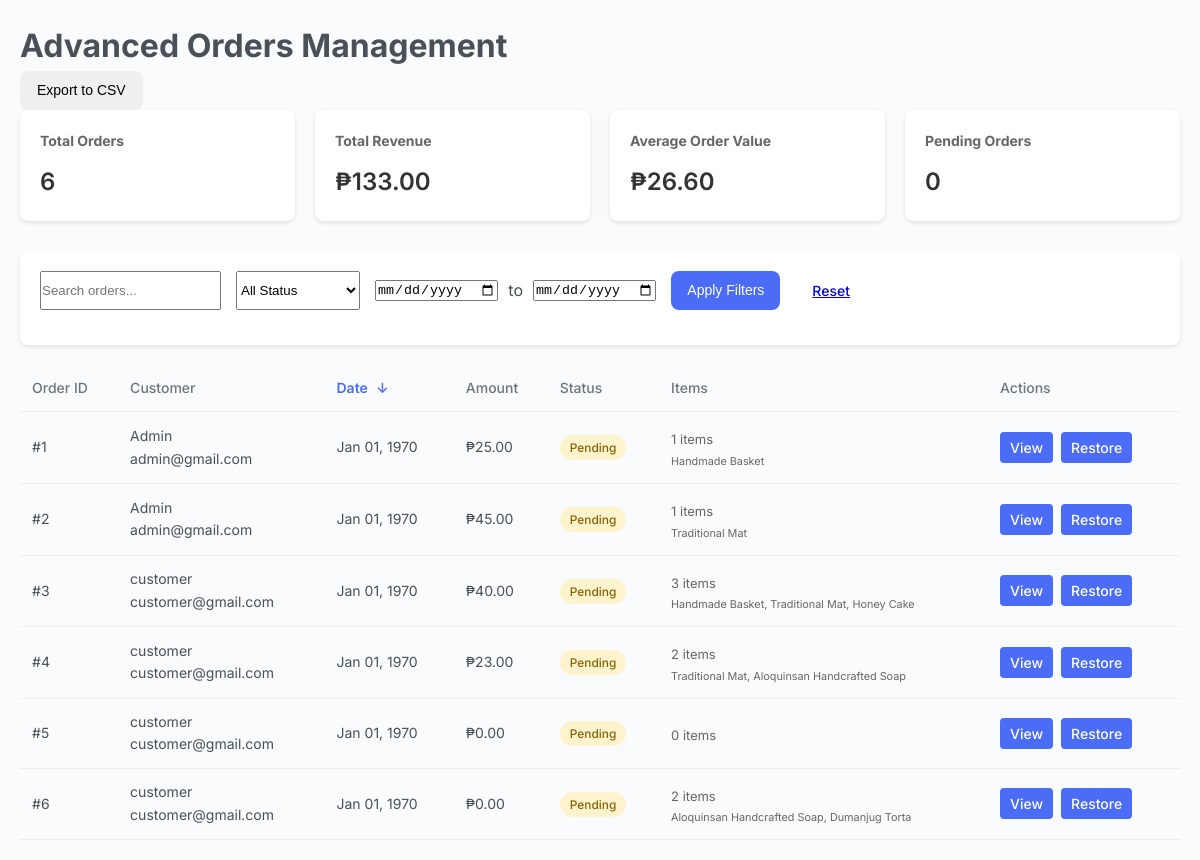
Screenshot of /admin/order_new.php (signed in) with the database file from the repository.
### tables this page shows
CREATE TABLE `orders` (
  `id` int(11) NOT NULL,
  `user_id` int(11) DEFAULT NULL,
  `total` decimal(10,2) DEFAULT NULL,
  `shipping_name` varchar(100) DEFAULT NULL,
  `shipping_address` varchar(255) DEFAULT NULL,
  `shipping_city` varchar(100) DEFAULT NULL,
  `shipping_zip` varchar(20) DEFAULT NULL,
  `payment_method` varchar(50) DEFAULT NULL,
  `status` varchar(50) DEFAULT NULL,
  `created_at` timestamp NOT NULL DEFAULT current_timestamp(),
  `order_date` date DEFAULT NULL,
  `total_amount` decimal(10,2) DEFAULT NULL
);

CREATE TABLE `users` (
  `id` int(11) NOT NULL,
  `username` varchar(50) NOT NULL,
  `email` varchar(100) NOT NULL,
  `password` varchar(255) NOT NULL,
  `role` enum('admin','customer','vendor') NOT NULL DEFAULT 'customer',
  `created_at` timestamp NOT NULL DEFAULT current_timestamp(),
  `profile_picture` varchar(255) DEFAULT 'images/default-profile.jpg'
);

### admin/order_new.php (the view, shortened to what this page needs)
<?php
require_once "../db_connection.php";
$search_query = isset($_GET['search']) ? $_GET['search'] : '';
$date_from = isset($_GET['date_from']) ? $_GET['date_from'] : '';
$date_to = isset($_GET['date_to']) ? $_GET['date_to'] : '';
$sort_by = isset($_GET['sort']) ? $_GET['sort'] : 'order_date';
$sort_order = isset($_GET['order']) ? $_GET['order'] : 'DESC';
$sql = "SELECT o.id, o.order_date, o.status, o.total_amount, o.shipping_address,
               u.username, u.email,
               GROUP_CONCAT(p.name SEPARATOR ', ') as products,
               COUNT(oi.product_id) as item_count
        FROM orders o
        JOIN users u ON o.user_id = u.id
        LEFT JOIN order_items oi ON o.id = oi.order_id
        LEFT JOIN products p ON oi.product_id = p.id";
$sql .= " GROUP BY o.id";
$valid_sort_columns = ['order_date', 'total_amount', 'status', 'username'];
$sort_by = in_array($sort_by, $valid_sort_columns) ? $sort_by : 'order_date';
$sort_order = $sort_order === 'ASC' ? 'ASC' : 'DESC';
$sql .= " ORDER BY $sort_by $sort_order";
$result = mysqli_query($conn, $sql);
$orders = [];
while($row = mysqli_fetch_assoc($result)) {
    $orders[] = $row;
}
$stats_sql = "SELECT
    COUNT(*) as total_orders,
    SUM(total_amount) as total_revenue,
    AVG(total_amount) as average_order_value
FROM orders";
$stats_result = mysqli_query($conn, $stats_sql);
$stats = mysqli_fetch_assoc($stats_result);
$status_counts = array();
$status_sql = "SELECT status, COUNT(*) as count FROM orders GROUP BY status";
$status_result = mysqli_query($conn, $status_sql);
while($row = mysqli_fetch_assoc($status_result)) {
    $status_counts[$row['status']] = $row['count'];
}
?>
<!DOCTYPE html>
<html lang="en">
<head>
    <link rel="stylesheet" href="../css/admin.css">
</head>
<body>
    <div class="dashboard">
        <main class="main-content">
            <div class="page-header">
                <h1>Advanced Orders Management</h1>
                <div class="header-actions">
                    <button onclick="exportOrders()" class="btn btn-secondary">Export to CSV</button>
                </div>
            </div>
            <div class="stats-grid">
                <div class="stat-box">
                    <h3>Total Orders</h3>
                    <div class="value"><?php echo number_format($stats['total_orders']); ?></div>
                </div>
                <div class="stat-box">
                    <h3>Total Revenue</h3>
                    <div class="value">₱<?php echo number_format($stats['total_revenue'], 2); ?></div>
                </div>
                <div class="stat-box">
                    <h3>Average Order Value</h3>
                    <div class="value">₱<?php echo number_format($stats['average_order_value'], 2); ?></div>
                </div>
                <div class="stat-box">
                    <h3>Pending Orders</h3>
                    <div class="value"><?php echo number_format($status_counts['pending'] ?? 0); ?></div>
                </div>
            </div>
            <div class="advanced-filters">
                <form method="get" action="order_new.php">
                    <div class="filter-row">
                        <input type="text" name="search" placeholder="Search orders..."
                               value="<?php echo htmlspecialchars($search_query); ?>" class="form-control">
                        <select name="status" class="form-control">
                            <option value="all">All Status</option>
                        </select>
                        <div class="date-filter">
                            <input type="date" name="date_from" value="<?php echo $date_from; ?>" class="form-control">
                            <span>to</span>
                            <input type="date" name="date_to" value="<?php echo $date_to; ?>" class="form-control">
                        </div>
                        <button type="submit" class="btn btn-primary">Apply Filters</button>
                        <a href="order_new.php" class="btn btn-secondary">Reset</a>
                    </div>
                </form>
            </div>
            <div class="orders-table-container">
                <table class="orders-table">
                    <thead>
                        <tr>
                            <th>
                                <a href="?sort=id&order=<?php echo $sort_by == 'id' && $sort_order == 'ASC' ? 'DESC' : 'ASC'; ?>"
                                   class="sort-link <?php echo $sort_by == 'id' ? 'active' . ($sort_order == 'ASC' ? ' asc' : '') : ''; ?>">
                                    Order ID
                                </a>
                            </th>
                            <th>
                                <a href="?sort=username&order=<?php echo $sort_by == 'username' && $sort_order == 'ASC' ? 'DESC' : 'ASC'; ?>"
                                   class="sort-link <?php echo $sort_by == 'username' ? 'active' . ($sort_order == 'ASC' ? ' asc' : '') : ''; ?>">
                                    Customer
                                </a>
                            </th>
                            <th>
                                <a href="?sort=order_date&order=<?php echo $sort_by == 'order_date' && $sort_order == 'ASC' ? 'DESC' : 'ASC'; ?>"
                                   class="sort-link <?php echo $sort_by == 'order_date' ? 'active' . ($sort_order == 'ASC' ? ' asc' : '') : ''; ?>">
                                    Date
                                </a>
                            </th>
                            <th>
                                <a href="?sort=total_amount&order=<?php echo $sort_by == 'total_amount' && $sort_order == 'ASC' ? 'DESC' : 'ASC'; ?>"
                                   class="sort-link <?php echo $sort_by == 'total_amount' ? 'active' . ($sort_order == 'ASC' ? ' asc' : '') : ''; ?>">
                                    Amount
                                </a>
                            </th>
                            <th>Status</th>
                            <th>Items</th>
                            <th>Actions</th>
                        </tr>
                    </thead>
                    <tbody>
                        <?php if (empty($orders)): ?>
                            <tr>
                                <td colspan="8" class="no-orders">No orders found</td>
                            </tr>
                        <?php else: ?>
                            <?php foreach ($orders as $order): ?>
                                <tr>
                                    <td>#<?php echo $order['id']; ?></td>
                                    <td>
                                        <div class="order-details">
                                            <?php echo htmlspecialchars($order['username']); ?>
                                            <div class="text-muted"><?php echo htmlspecialchars($order['email']); ?></div>
                                        </div>
                                    </td>
                                    <td><?php echo date('M d, Y', strtotime($order['order_date'])); ?></td>
                                    <td>₱<?php echo number_format($order['total_amount'], 2); ?></td>
                                    <td>
                                        <span class="status-badge <?php echo strtolower($order['status']); ?>">
                                            <?php echo ucfirst($order['status']); ?>
                                        </span>
                                    </td>
                                    <td>
                                        <div class="order-products">
                                            <?php echo $order['item_count']; ?> items<br>
                                            <small><?php echo htmlspecialchars($order['products']); ?></small>
                                        </div>
                                    </td>
                                    <td>
                                        <div class="action-buttons">
                                            <a href="view_order.php?id=<?php echo $order['id']; ?>" class="btn btn-sm btn-primary">View</a>
                                            <a href="update_order_status.php?id=<?php echo $order['id']; ?>&status=pending" class="btn btn-sm btn-primary">Restore</a>
                                        </div>
                                    </td>
                                </tr>
                            <?php endforeach; ?>
                        <?php endif; ?>
                    </tbody>
                </table>
            </div>
        </main>
    </div>
</body>
</html>

### css/admin.css (style rules this page uses)
:root { --primary-color: #4a6cf7; --primary-dark: #3857d6; --secondary-color: #6c757d; --success-color: #28a745; --danger-color: #dc3545; --warning-color: #ffc107; --info-color: #17a2b8; --light-color: #f8f9fa; --dark-color: #343a40; --text-color: #495057; --bg-color: #f9fbfd; --sidebar-width: 280px; --header-height: 70px; --border-radius: 8px; --box-shadow: 0 5px 20px rgba(0, 0, 0, 0.05); --transition: all 0.3s ease; }
* { margin: 0; padding: 0; box-sizing: border-box; }
body { font-family: 'Inter', 'Segoe UI', Roboto, Oxygen, Ubuntu, Cantarell, 'Open Sans', 'Helvetica Neue', sans-serif; background-color: var(--bg-color); color: var(--text-color); line-height: 1.6; }
.dashboard { display: flex; min-height: 100vh; }
.main-content { flex: 1; margin-left: var(--sidebar-width); padding: 30px; transition: var(--transition); }
.stats-grid { display: grid; grid-template-columns: repeat(auto-fit, minmax(280px, 1fr)); gap: 24px; margin-bottom: 30px; }
table { width: 100%; border-collapse: collapse; }
th { text-align: left; padding: 12px; font-weight: 500; font-size: 14px; color: var(--secondary-color); border-bottom: 1px solid rgba(0, 0, 0, 0.05); }
td { padding: 12px; font-size: 14px; border-bottom: 1px solid rgba(0, 0, 0, 0.05); }
.btn { display: inline-block; font-weight: 500; text-align: center; white-space: nowrap; vertical-align: middle; user-select: none; border: 1px solid transparent; padding: 0.5rem 1rem; font-size: 14px; line-height: 1.5; border-radius: var(--border-radius); transition: var(--transition); cursor: pointer; }
.btn-primary { color: white; background-color: var(--primary-color); border-color: var(--primary-color); }
.btn-sm { padding: 0.25rem 0.5rem; font-size: 12px; }

### admin/order_new.php (style rules this page uses)
.main-content { padding: 20px; width: 100%; max-width: 100%; margin: 0; }
.advanced-filters { background: #fff; padding: 20px; border-radius: 8px; margin-bottom: 20px; box-shadow: 0 2px 4px rgba(0,0,0,0.1); }
.filter-row { display: flex; gap: 15px; margin-bottom: 15px; }
.date-filter { display: flex; align-items: center; gap: 10px; }
.stats-grid { display: grid; grid-template-columns: repeat(auto-fit, minmax(200px, 1fr)); gap: 20px; margin-bottom: 30px; }
.stat-box { background: #fff; padding: 20px; border-radius: 8px; box-shadow: 0 2px 4px rgba(0,0,0,0.1); }
.stat-box h3 { margin: 0 0 10px 0; color: #666; font-size: 14px; }
.stat-box .value { font-size: 24px; font-weight: 600; color: #333; }
.order-details { font-size: 14px; }
.order-products { color: #666; font-size: 13px; margin-top: 5px; }
.sort-link { color: inherit; text-decoration: none; }
.sort-link.active { font-weight: 600; color: var(--primary-color); }
.sort-link.active::after { content: "↓"; margin-left: 5px; }
.status-badge { padding: 5px 10px; border-radius: 15px; font-size: 0.85em; font-weight: 500; }
.pending { background: #fff3cd; color: #856404; }
.action-buttons { display: inline-flex; gap: 8px; }
.btn-sm { padding: 5px 10px; font-size: 14px; border-radius: 4px; }
.btn-primary { background-color: var(--primary-color); color: white; border: none; cursor: pointer; text-decoration: none; transition: background-color 0.2s; }

### rows the page displays
orders: id "1", user.username "Admin", user.email "admin@gmail.com", order_date "Jan 01, 1970", total_amount "25.00", status "Pending", item_count "1", products "Handmade Basket"
orders: id "2", user.username "Admin", user.email "admin@gmail.com", order_date "Jan 01, 1970", total_amount "45.00", status "Pending", item_count "1", products "Traditional Mat"
orders: id "3", user.username "customer", user.email "customer@gmail.com", order_date "Jan 01, 1970", total_amount "40.00", status "Pending", item_count "3", products "Handmade Basket, Traditional Mat, Honey Cake"
orders: id "4", user.username "customer", user.email "customer@gmail.com", order_date "Jan 01, 1970", total_amount "23.00", status "Pending", item_count "2", products "Traditional Mat, Aloquinsan Handcrafted Soap"
orders: id "5", user.username "customer", user.email "customer@gmail.com", order_date "Jan 01, 1970", total_amount "0.00", status "Pending", item_count "0"
orders: id "6", user.username "customer", user.email "customer@gmail.com", order_date "Jan 01, 1970", total_amount "0.00", status "Pending", item_count "2", products "Aloquinsan Handcrafted Soap, Dumanjug Torta"

### other values shown
$stats['total_orders'] "6"
$stats['total_revenue'] "133.00"
$stats['average_order_value'] "26.60"
$status_counts['pending'] "0"
